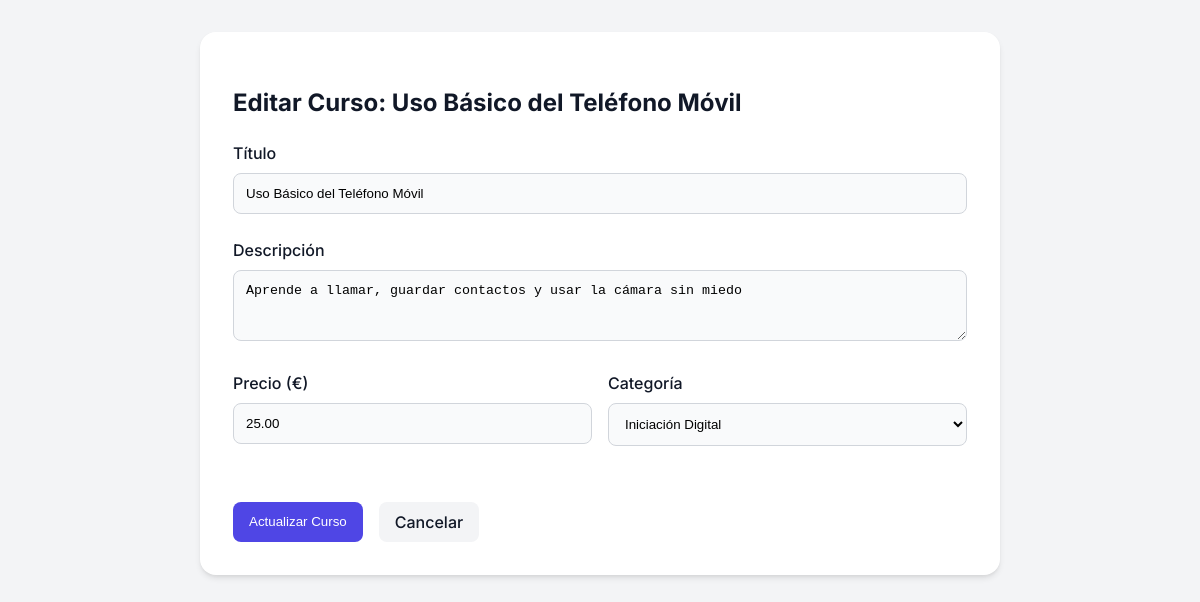
The page /operaciones/editar.php?id=1 (signed in) on the database its author committed.
### tables this page shows
CREATE TABLE IF NOT EXISTS cursos (
    id INT AUTO_INCREMENT PRIMARY KEY,
    titulo VARCHAR(150) NOT NULL,
    descripcion TEXT,
    precio DECIMAL(10, 2) DEFAULT 0.00,
    categoria_id INT,
    creado_por INT,
    fecha_creacion TIMESTAMP DEFAULT CURRENT_TIMESTAMP,
    FOREIGN KEY (categoria_id) REFERENCES categorias(id) ON DELETE SET NULL,
    FOREIGN KEY (creado_por) REFERENCES usuarios(id) ON DELETE SET NULL
);

CREATE TABLE IF NOT EXISTS categorias (
    id INT AUTO_INCREMENT PRIMARY KEY,
    nombre VARCHAR(100) NOT NULL UNIQUE,
    descripcion TEXT
);

### operaciones/editar.php (the view, shortened to what this page needs)
<?php
require_once '../configuracion/conexion.php';
$id = filter_input(INPUT_GET, 'id', FILTER_VALIDATE_INT);
$categorias = $conexion->query("SELECT * FROM categorias ORDER BY nombre ASC")->fetchAll();
$consulta = $conexion->prepare("SELECT * FROM cursos WHERE id = ?");
$consulta->execute([$id]);
$curso = $consulta->fetch();
?>
<!DOCTYPE html>
<html lang="es">
<head>
    <link rel="stylesheet" href="../recursos/estilos/estilos.css">
</head>
<body>
    <div class="contenedor contenedor-medio">
        <div class="tarjeta">
            <h2>Editar Curso:
                <?= htmlspecialchars($curso['titulo']) ?>
            </h2>
            <form method="POST">
                <div class="grupo-formulario">
                    <label class="etiqueta-formulario">Título</label>
                    <input type="text" name="titulo" value="<?= htmlspecialchars($curso['titulo']) ?>"
                        class="control-formulario" required>
                </div>
                <div class="grupo-formulario">
                    <label class="etiqueta-formulario">Descripción</label>
                    <textarea name="descripcion" class="control-formulario"
                        rows="3"><?= htmlspecialchars($curso['descripcion']) ?></textarea>
                </div>
                <div class="grid-2-col">
                    <div class="grupo-formulario">
                        <label class="etiqueta-formulario">Precio (€)</label>
                        <input type="number" step="0.01" name="precio" value="<?= $curso['precio'] ?>"
                            class="control-formulario" required>
                    </div>
                    <div class="grupo-formulario">
                        <label class="etiqueta-formulario">Categoría</label>
                        <select name="id_categoria" class="control-formulario" required>
                            <?php foreach ($categorias as $categoria): ?>
                                <option value="<?= $categoria['id'] ?>" <?= $categoria['id'] == $curso['categoria_id'] ? 'selected' : '' ?>
                                    >
                                    <?= htmlspecialchars($categoria['nombre']) ?>
                                </option>
                            <?php endforeach; ?>
                        </select>
                    </div>
                </div>
                <div class="botones-accion">
                    <button type="submit" class="btn btn-primario">Actualizar Curso</button>
                    <a href="listar.php" class="btn btn-secundario">Cancelar</a>
                </div>
            </form>
        </div>
    </div>
</body>
</html>

### recursos/estilos/base.css (style rules this page uses)
:root { --color-primario: #4F46E5; --color-primario-hover: #4338ca; --color-fondo: #F3F4F6; --color-superficie: #FFFFFF; --texto-principal: #111827; --texto-secundario: #6B7280; --color-acento: #10B981; --color-peligro: #EF4444; --sombra-sm: 0 1px 2px 0 rgba(0, 0, 0, 0.05); --sombra-md: 0 4px 6px -1px rgba(0, 0, 0, 0.1), 0 2px 4px -1px rgba(0, 0, 0, 0.06); --sombra-lg: 0 10px 15px -3px rgba(0, 0, 0, 0.1), 0 4px 6px -2px rgba(0, 0, 0, 0.05); --radio-md: 0.5rem; --radio-lg: 1rem; }
body { font-family: 'Inter', system-ui, -apple-system, sans-serif; background-color: var(--color-fondo); color: var(--texto-principal); margin: 0; padding: 0; line-height: 1.5; }
.contenedor { max-width: 1200px; margin: 0 auto; padding: 2rem; }
.contenedor-medio { max-width: 800px; }

### recursos/estilos/componentes.css (style rules this page uses)
.tarjeta { background: var(--color-superficie); border-radius: var(--radio-lg); box-shadow: var(--sombra-md); padding: 2rem; border: 1px solid rgba(255, 255, 255, 0.1); backdrop-filter: blur(10px); }
.btn { display: inline-flex; align-items: center; justify-content: center; padding: 0.5rem 1rem; border-radius: var(--radio-md); font-weight: 500; transition: all 0.2s ease; cursor: pointer; border: none; text-decoration: none; }
.btn-primario { background-color: var(--color-primario); color: white; }
.btn-secundario { background: #F3F4F6; color: var(--texto-principal); }
.grupo-formulario { margin-bottom: 1.5rem; }
.etiqueta-formulario { display: block; margin-bottom: 0.5rem; color: var(--texto-principal); font-weight: 500; }
.control-formulario { width: 100%; padding: 0.75rem; border-radius: var(--radio-md); border: 1px solid #D1D5DB; background-color: #F9FAFB; transition: border-color 0.2s; box-sizing: border-box; }
.grid-2-col { display: grid; grid-template-columns: 1fr 1fr; gap: 1rem; }
.botones-accion { margin-top: 2rem; display: flex; gap: 1rem; }

### rows shown on the page
cursos: titulo "Uso Básico del Teléfono Móvil", descripcion "Aprende a llamar, guardar contactos y usar la cámara sin miedo", precio "25.00", id_categoria "Iniciación Digital"
